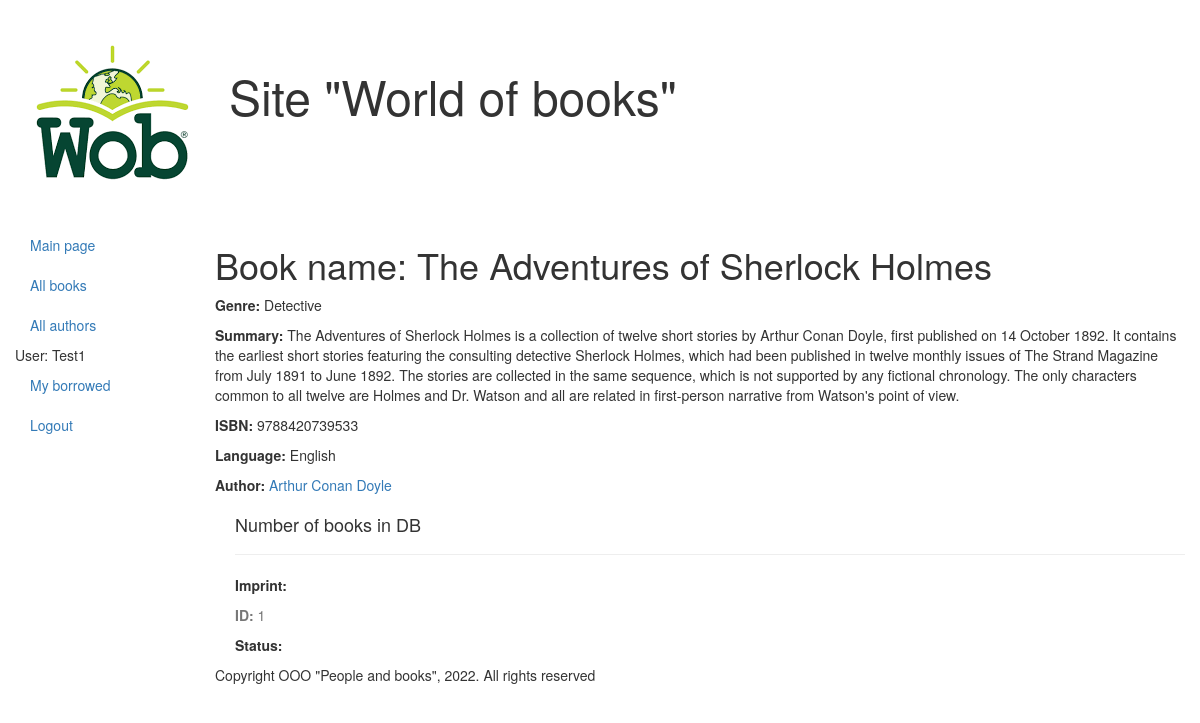
/book/1 (signed in), run on the app's committed database.
### catalog/models.py (models this page shows, shortened)
class Book(models.Model):
    title = models.CharField(max_length=200,
                             help_text="Enter a book name",
                             verbose_name="Book name")
    genre = models.ForeignKey('Genre',
                              on_delete=models.CASCADE,
                              help_text="Enter a book genre",
                              verbose_name="Book genre", null=True)
    language = models.ForeignKey('Language',
                                 on_delete=models.CASCADE,
                                 help_text="Enter a book language",
                                 verbose_name="Book language", null=True)
    author = models.ManyToManyField('Author',
                                    help_text="Enter author",
                                    verbose_name="Book author")
    summary = models.TextField(max_length=1000,
                               help_text="Enter description of this book",
                               verbose_name='Book summary')
    isbn = models.CharField(max_length=13,
                            help_text="Must be 13 symbols in length")
    def display_author(self):
        return ', '.join([author.last_name for author in self.author.all()])
    display_author.short_description = 'Authors'

class Genre(models.Model):
    name = models.CharField(max_length=200, help_text="Enter a book genre", verbose_name="Book genre")
    def __str__(self):
        return self.name

class Language(models.Model):
    name = models.CharField(max_length=20, help_text="Enter a book language", verbose_name="Book language")
    def __str__(self):
        return self.name

class Author(models.Model):
    first_name = models.CharField(max_length=100, help_text="Enter author first name", verbose_name="Author first name")
    last_name = models.CharField(max_length=100, help_text="Enter author last name", verbose_name="Author last name")
    date_of_birth = models.DateField(help_text="Enter a author`s date of birth",
                                     verbose_name="Author date of birth",
                                     null=True,
                                     blank=True)
    date_of_death = models.DateField(help_text="Enter a author`s date of death",
                                     verbose_name="Author date of death",
                                     null=True,
                                     blank=True)

class BookInstance(models.Model):
    book = models.ForeignKey('Book', on_delete=models.CASCADE, null=True)
    ivn_nom = models.CharField(max_length=20,
                               null=True,
                               help_text="Enter the inventory number of the book",
                               verbose_name="Inventory number")
    imprint = models.CharField(max_length=200,
                               null=True,
                               help_text="Enter publisher and year of release",
                               verbose_name="Publisher")
    status = models.ForeignKey('Status',
                               on_delete=models.CASCADE,
                               null=True,
                               help_text='Edit a book status',
                               verbose_name="Book status")
    due_back = models.DateField(null=True,
                                blank=True,
                                help_text="Enter status expiration date",
                                verbose_name="Expiration date")
    borrower = models.ForeignKey(User,
                                 on_delete=models.SET_NULL,
                                 null=True,
                                 blank=True,
                                 verbose_name="Customer",
                                 help_text="Select book customer")

### catalog/views.py (the view)
# urls.py: re_path(r'^book/(?P<pk>\d+)$', views.BookDetailView.as_view(), name='book-detail'),
class BookDetailView(generic.DetailView):
    model = Book

### catalog/templates/catalog/book_detail.html (shortened to what this page needs)
{% extends "base_generic.html" %}
{% block content %}
    <h1>Book name: {{ book.title }}</h1>
    <p><strong>Genre: </strong> {{ book.genre }}</p>
    <p><strong>Summary: </strong> {{ book.summary }}</p>
    <p><strong>ISBN: </strong> {{ book.isbn }}</p>
    <p><strong>Language: </strong> {{ book.language }}</p>
        {% for author in book.author.all %}
            <p><strong>Author: </strong>
                <a href="">{{ author.first_name }}
                           {{ author.last_name }}</a></p>
        {% endfor %}
        <div style="margin-left:20px;margin-top:20px;">
            <h4>Number of books in DB</h4>
            {% for copy in book.bookinstance_set.all %}
                <hr>
                <p><strong>Imprint: </strong> {{ book.imprint }}</p>
                <p class="text-muted"><strong>ID: </strong> {{ book.id }}</p>
                <p><strong>Status: </strong> {{ book.status }}</p>
            {% endfor %}
        </div>
{% endblock %}

### catalog/templates/base_generic.html (shortened to what this page needs)
<!DOCTYPE html>
<html lang="en">
<head>
    <link rel="stylesheet" href="https://maxcdn.bootstrapcdn.com/bootstrap/3.3.7/css/bootstrap.min.css">
    {% load static %}
    <link rel="stylesheet" href="{% static 'css/styles.css' %}">
    {% block head %}
    <img src="{% static 'images/logotip.png' %}"
    style="width:lOOpx; height:lOOpx;" align="absmiddle">
    <font size=7, соlоr="blue">Site "World of books"</font>
    {% endblock %}
</head>
<body>
    <div class="container-fluid">
            <div class="row">
                {% block sidebar %}
                     <div class="col-sm-3 col-md-2 sidebar">
                          <ul class="nav nav-sidebar">
                              <li><a href="{% url 'index' %}">Main page</a></li>
                              <li><a href="{% url 'books' %}">All books</a></li>
                              <li><a href="{% url 'authors' %}">All authors</a></li>
                              {% if user.is_authenticated %}
                                  <li>User: {{ user.get_username }}</li>
                                  <li><a href="{% url 'my-borrowed' %}">My borrowed</a></li>
                                  <li><a href="{% url 'logout' %}?next={{request.path}}">Logout</a></li>
                              {% else %}
                                <li><a href="{% url 'login' %}?next={{request.path}}">Login</a></li>
                              {% endif %}
                          </ul>
                     </div>
                {% endblock %}
                <div class="col-sm-10 ">
                    {% block content %}{% endblock %}
                    {% block footer %}
                        {% block copyright %}
                        <p>Copyright OOO "People and books", 2022. All rights reserved</p>
                        {% endblock %}
                    {% endblock %}
                </div>
        </div>
    </div>
</body>
</html>

### data on the page
Book: title "The Adventures of Sherlock Holmes", genre "Detective", summary "The Adventures of Sherlock Holmes is a collection of twelve short stories by Arthur Conan Doyle, first published on 14 October 1892. It contains the earliest short stories featuring the consulting detective Sherlock Holmes, which had been published in twelve monthly issues of The Strand Magazine from July 1891 to June 1892. The stories are collected in the same sequence, which is not supported by any fictional chronology. The only characters common to all twelve are Holmes and Dr. Watson and all are related in first-person narrative from Watson's point of view.", isbn "9788420739533", language "English", id "1"
Author: first_name "Arthur", last_name "Conan Doyle"

### other printed values
{{ user.get_username }} "Test1"
